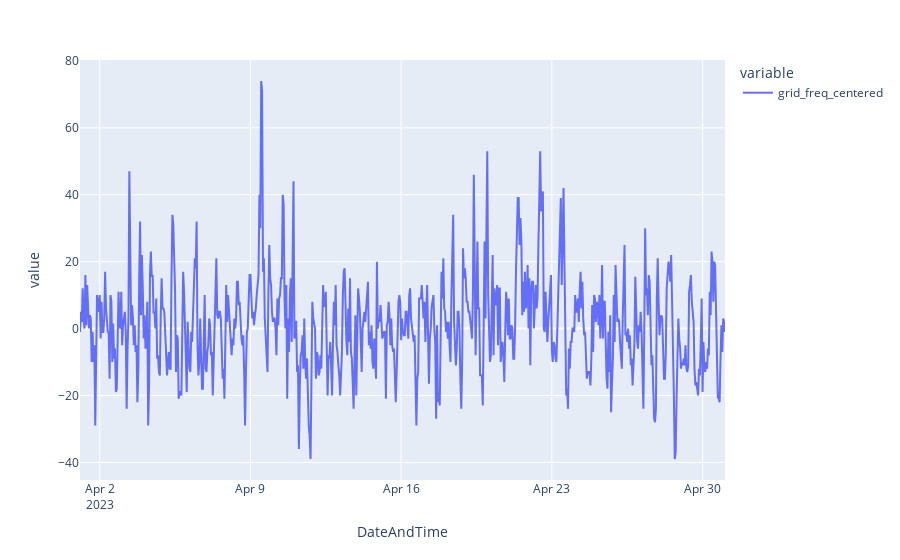

The code cell stored with this chart in its notebook:
### Code cell
# Start by taking a look at a summary of the (shifted) grid frequency

tp = nz.resample('1h').grid_freq_centered.median()
px.line(tp)

### Figure 1 — Plotly figure (JSON) as saved in the notebook; plotly's stock layout.template omitted (floating-point values rounded to 4 significant figures; data arrays with more than 128 entries replaced by an {"elided": "..."} marker saying what was removed)
{"data": [{"hovertemplate": "variable=grid_freq_centered<br>DateAndTime=%{x}<br>value=%{y}<extra></extra>", "legendgroup": "grid_freq_centered", "line": {"color": "#636efa", "dash": "solid"}, "marker": {"symbol": "circle"}, "mode": "lines", "name": "grid_freq_centered", "orientation": "v", "showlegend": true, "type": "scatter", "x": {"elided": "720 str values"}, "xaxis": "x", "y": {"elided": "720 float values"}, "yaxis": "y"}], "layout": {"legend": {"title": {"text": "variable"}, "tracegroupgap": 0}, "margin": {"t": 60}, "xaxis": {"anchor": "y", "domain": [0, 1], "title": {"text": "DateAndTime"}}, "yaxis": {"anchor": "x", "domain": [0, 1], "title": {"text": "value"}}}}
